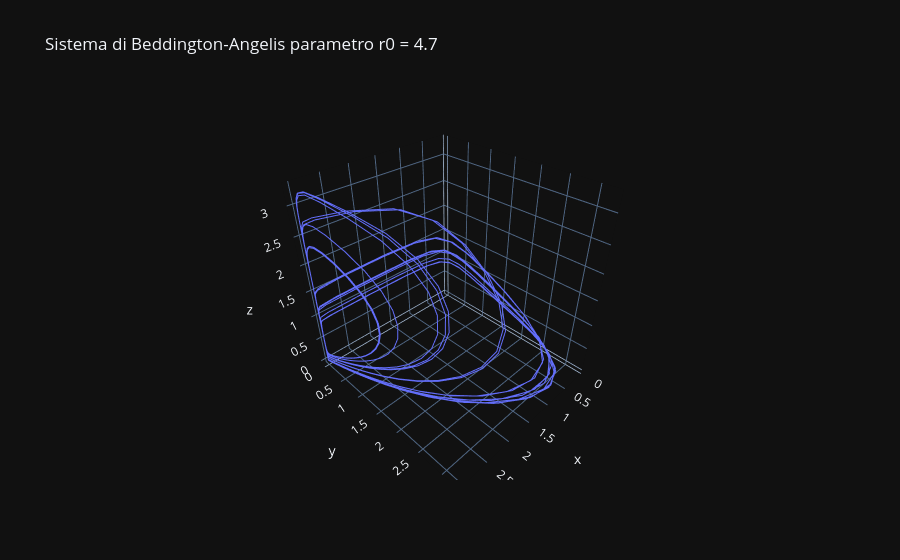
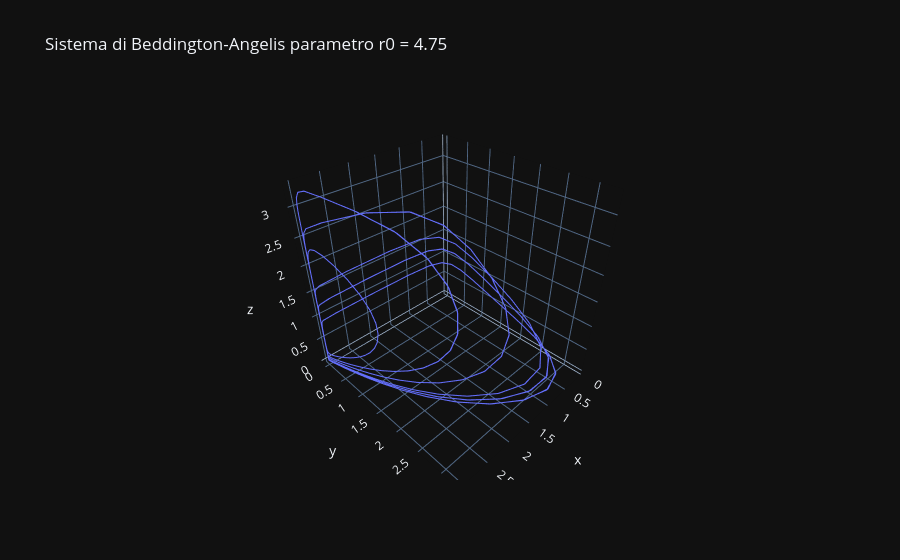

Here is the notebook cell these charts were saved with, in order:
### Code cell
parametri = [4.7, 4.75]
y_init = [X0, Y0, Z0]

t_span = (0,2000)
t_eval = np.linspace(1600, 2000, 2000)

for parametro in parametri:
    
    sol = solve_ivp(
    beddingtonAngelis, t_span, y_init, args=(parametro,), 
    t_eval=t_eval, method='RK45', rtol=1e-6, atol=1e-8)

    # estraiamo le soluzioni dal sistema
    x_values = sol.y[0]
    y_values = sol.y[1]
    z_values = sol.y[2]
    
    #plottiamo il tutto
    fig = go.Figure(data=[go.Scatter3d(x=x_values, y=y_values, z=z_values, mode='lines')])
    
    fig.update_layout(title=f"Sistema di Beddington-Angelis parametro r0 = {parametro}",
               template = "plotly_dark")
    
    fig.show()

### Figure 1 — Plotly figure (JSON) as saved in the notebook; plotly's stock layout.template omitted (floating-point values rounded to 4 significant figures; data arrays with more than 128 entries replaced by an {"elided": "..."} marker saying what was removed)
{"data": [{"mode": "lines", "type": "scatter3d", "x": {"elided": "2000 float values"}, "y": {"elided": "2000 float values"}, "z": {"elided": "2000 float values"}}], "layout": {"title": {"text": "Sistema di Beddington-Angelis parametro r0 = 4.7"}}}

### Figure 2 — Plotly figure (JSON) as saved in the notebook; plotly's stock layout.template omitted (floating-point values rounded to 4 significant figures; data arrays with more than 128 entries replaced by an {"elided": "..."} marker saying what was removed)
{"data": [{"mode": "lines", "type": "scatter3d", "x": {"elided": "2000 float values"}, "y": {"elided": "2000 float values"}, "z": {"elided": "2000 float values"}}], "layout": {"title": {"text": "Sistema di Beddington-Angelis parametro r0 = 4.75"}}}
